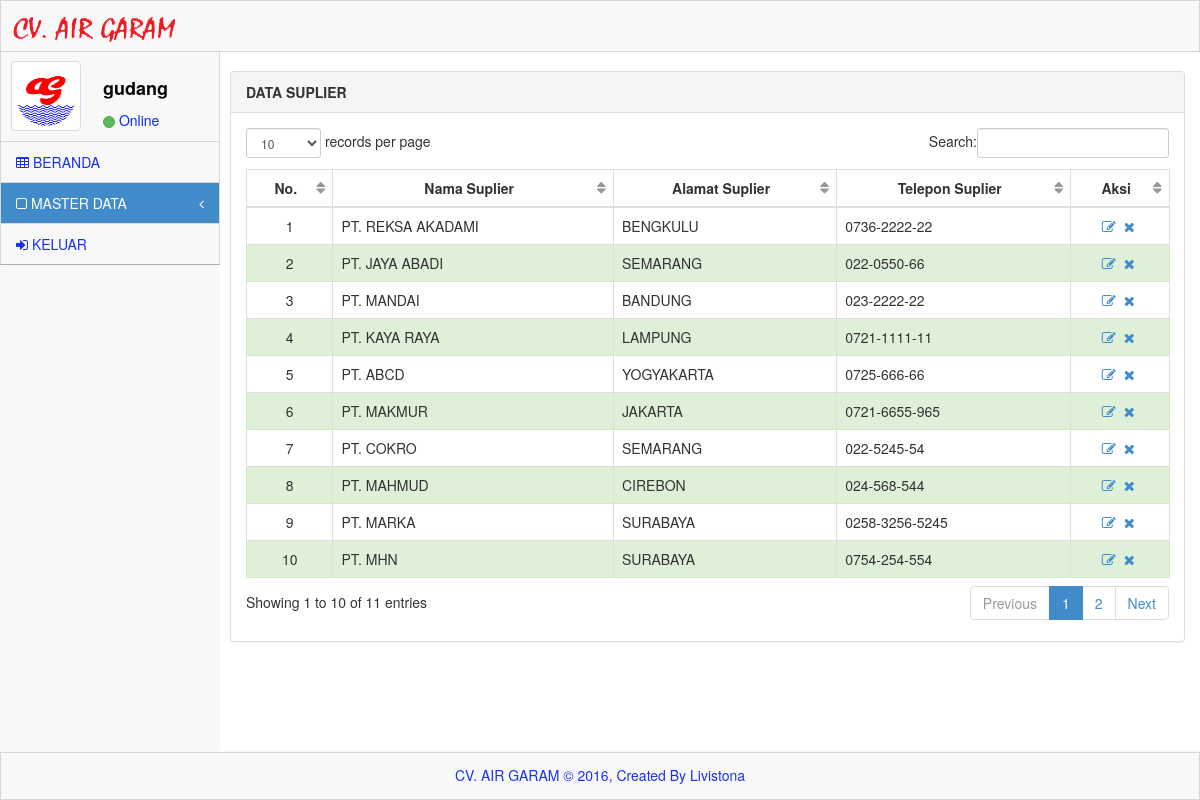
The page /system/index.php?menu=master&sub_menu=suplier (signed in) on the database its author committed.
### tables this page shows
CREATE TABLE IF NOT EXISTS `suplier` (
  `id_suplier` int(10) NOT NULL AUTO_INCREMENT,
  `kode_suplier` varchar(10) DEFAULT NULL,
  `nama_suplier` varchar(50) NOT NULL,
  `alamat_suplier` text NOT NULL,
  `telpon_suplier` varchar(15) DEFAULT NULL,
  PRIMARY KEY (`id_suplier`)
);

### system/menu/suplier.php (the view)
<div id="content">
	<div class="inner" style="min-height: 700px;">
		<br>
                <div class="row">
                <div class="col-lg-12">
                    <div class="panel panel-default">
                        <div class="panel-heading">
                            <b>DATA SUPLIER</b>
                        </div>
                        <div class="panel-body">
                            <div class="table-responsive">
                                <table class="table table-bordered table-hover" id="dataTables-example">
                                    <thead>
                                        <tr align="center">
                                            <th>No.</th>
                                            <th>Nama Suplier</th>
                                            <th>Alamat Suplier</th>
                                            <th>Telepon Suplier</th>
                                            <th>Aksi</th>
                                        </tr>
                                    </thead>
									<tbody>
										<?php
										$i=0;
										$sql = mysql_query("SELECT * FROM suplier");
										while($hasil=mysql_fetch_array($sql)){
										$i+=1;
										$sisa=$i%2;
										if ($sisa == 0)  {
											$class = "class='success'";
										}else {
											$class = "class='gradeX'";
										 }
										?>
                                        <tr <?php echo $class;?> >
                                            <td align="center"><?php echo $i;?></td>
                                            <td><?php echo $hasil['nama_suplier'];?></td>
                                            <td><?php echo $hasil['alamat_suplier'];?></td>
                                            <td><?php echo $hasil['telpon_suplier'];?></td>
                                            <td align="center">
												<a href="index.php?menu=master&sub_menu=suplier_edit&id=<?php echo $hasil['id_suplier'];?>"><i class="icon-edit"></i></a>&nbsp;
												<a href="index.php?menu=master&sub_menu=suplier_delete&id=<?php echo $hasil['id_suplier'];?>" onclick="return confirm('Apakah anda yakin ingin menghapus data ini?')"><i class="icon-remove"></i></a>&nbsp;
											</td>
                                        </tr>
										<?php } ?>
                                    </tbody>
								</table>
                            </div>
                        </div>
                    </div>
                </div>
            </div>
	</div>
</div>
</div>

### system/index.php (shortened to what this page needs)
<?php
	if ($_SESSION['status_user'] == "Aktif") {
	include "header.php";
	include "menu.php";
	$menu		= $_GET['menu'];
	$sub_menu	= $_GET['sub_menu'];
	if($menu=="beranda"){
		if($sub_menu=="beranda"){
			include "menu/beranda.php";
		}
	}
	elseif($menu=="master"){
		if($sub_menu=="karyawan"){
			include "menu/karyawan.php";
		}elseif($sub_menu=="input_karyawan"){
			include "menu/karyawan_input.php";
		}elseif($sub_menu=="karyawan_edit"){
			include "menu/karyawan_edit.php";
		}elseif($sub_menu=="karyawan_delete"){
			include "menu/karyawan_delete.php";
		}elseif($sub_menu=="input_kantor"){
			include "menu/kantor_input.php";
		}elseif($sub_menu=="kantor"){
			include "menu/kantor.php";
		}elseif($sub_menu=="kantor_edit"){
			include "menu/kantor_edit.php";
		}elseif($sub_menu=="kantor_delete"){
			include "menu/kantor_delete.php";
		}elseif($sub_menu=="kendaraan"){
			include "menu/kendaraan.php";
		}elseif($sub_menu=="input_kendaraan"){
			include "menu/kendaraan_input.php";
		}elseif($sub_menu=="kendaraan_edit"){
			include "menu/kendaraan_edit.php";
		}elseif($sub_menu=="kendaraan_delete"){
			include "menu/kendaraan_delete.php";
		}elseif($sub_menu=="input_suplier"){
			include "menu/suplier_input.php";
		}elseif($sub_menu=="suplier"){
			include "menu/suplier.php";
		}elseif($sub_menu=="suplier_edit"){
			include "menu/suplier_edit.php";
		}elseif($sub_menu=="suplier_delete"){
			include "menu/suplier_delete.php";
		}elseif($sub_menu=="barang"){
			include "menu/barang.php";
		}elseif($sub_menu=="input_barang"){
			include "menu/barang_input.php";
		}elseif($sub_menu=="barang_edit"){
			include "menu/barang_edit.php";
		}elseif($sub_menu=="barang_delete"){
			include "menu/barang_delete.php";
		}elseif($sub_menu=="agen"){
			include "menu/agen.php";
		}elseif($sub_menu=="input_agen"){
			include "menu/agen_input.php";
		}elseif($sub_menu=="agen_edit"){
			include "menu/agen_edit.php";
		}elseif($sub_menu=="agen_delete"){
			include "menu/agen_delete.php";
		}elseif($sub_menu=="kanvas"){
			include "menu/kanvas.php";
		}elseif($sub_menu=="input_kanvas"){
			include "menu/kanvas_input.php";
		}elseif($sub_menu=="kanvas_edit"){
			include "menu/kanvas_edit.php";
		}elseif($sub_menu=="kanvas_delete"){
			include "menu/kanvas_delete.php";
		}elseif($sub_menu=="gudang"){
			include "menu/gudang.php";
		}elseif($sub_menu=="user_edit"){
			include "menu/user_edit.php";
		}elseif($sub_menu=="user_delete"){
			include "menu/user_delete.php";
		}elseif($sub_menu=="user"){
			include "menu/user.php";
		}elseif($sub_menu=="input_user"){
			include "menu/user_input.php";
		}elseif($sub_menu=="user_edit"){
			include "menu/user_edit.php";
		}elseif($sub_menu=="user_delete"){
			include "menu/user_delete.php";
		}else{
		include "menu/error.php";
		}
	}else{
		include "menu/error.php";
	}
	include "footer.php";
	} else{
		 echo "<script>alert('Anda tidak bisa mengakses halaman ini..')
			   location.href='../index.php'</script>";
	}
?>

### system/header.php (shortened to what this page needs)
<!DOCTYPE html>
 <html lang="en">
<head>
    <link rel="stylesheet" href="assets/plugins/bootstrap/css/bootstrap.css" />
    <link rel="stylesheet" href="assets/css/main.css" />
    <link rel="stylesheet" href="assets/css/theme.css" />
    <link rel="stylesheet" href="assets/css/MoneAdmin.css" />
    <link rel="stylesheet" href="assets/plugins/Font-Awesome/css/font-awesome.css" />
<link href="assets/plugins/dataTables/dataTables.bootstrap.css" rel="stylesheet" />
 <link rel="stylesheet" href="assets/plugins/validationengine/css/validationEngine.jquery.css" />
 <link rel="stylesheet" href="assets/plugins/Font-Awesome/css/font-awesome.css" />
     <link rel="stylesheet" href="assets/plugins/wysihtml5/dist/bootstrap-wysihtml5-0.0.2.css" />
    <link rel="stylesheet" href="assets/css/Markdown.Editor.hack.css" />
    <link rel="stylesheet" href="assets/plugins/CLEditor1_4_3/jquery.cleditor.css" />
    <link rel="stylesheet" href="assets/css/jquery.cleditor-hack.css" />
    <link rel="stylesheet" href="assets/css/bootstrap-wysihtml5-hack.css" />
</head>

### system/menu.php (shortened to what this page needs)
<body class="padTop53 " >
    <div id="wrap">
        <div id="top">
			<nav class="navbar navbar-inverse navbar-fixed-top " style="padding-top: 10px;">
                <header class="navbar-header">
					<a href="index.html" class="navbar-brand">
                    <img src="assets/img/logo2.png" alt="" /></a>
                </header>
            </nav>
		</div>
        <div id="left">
            <div class="media user-media well-small">
                <a class="user-link" href="#">
                    <img class="media-object img-thumbnail user-img" alt="User Picture" src="assets/img/logo.png" style="width: 70px;height: 70px;" />
                </a>
                <br />
                <div class="media-body">
                    <h5 class="media-heading"> <?php echo $_SESSION['username'];?></h5>
                    <ul class="list-unstyled user-info">
                        <li>
                             <a class="btn btn-success btn-xs btn-circle" style="width: 10px;height: 12px;"></a> Online
                        </li>
                    </ul>
                </div>
                <br />
            </div>
            <ul id="menu" class="collapse">
				<li class="panel <?php if($_GET['menu']=="beranda"){echo "active";}?>">
                    <a href="index.php?menu=beranda&sub_menu=beranda" >
                        <i class="icon-table"></i> BERANDA
					</a>
                </li>
				<li class="panel <?php if($_GET['menu']=="master"){echo "active";}?>">
                    <a href="#" data-parent="#menu" data-toggle="collapse" class="accordion-toggle" data-target="#blank-nav">
                        <i class="icon-check-empty"></i> MASTER DATA
						<span class="pull-right">
                            <i class="icon-angle-left"></i>
                        </span>
                    </a>
                </li>
				<li><a href="../keluar.php"><i class="icon-signin"></i> KELUAR </a></li>
			</ul>
		</div>

### system/footer.php (shortened to what this page needs)
    <div id="footer">
        <p>CV. AIR GARAM &copy; 2016, Created By Livistona</p>
    </div>
</body>
</html>

### system/assets/css/main.css (style rules this page uses)
#wrap { margin: 0 auto; }
#footer { height: 48px; background-color: #222222; }
@media (min-width: 768px) { html, body { height: 100%; } }
@media (min-width: 768px) { #wrap { height: auto !important; height: 100%; min-height: 100%; padding: 0 0 48px; margin-bottom: -48px; } }
body.padTop53 { padding-top: 75px; overflow: visible; }
@media (min-width: 802px) { body.padTop53 { padding-top: 51px; } }
#wrap:before, #top:before, .head:before, #footer:before, #wrap:after, #top:after, .head:after, #footer:after { display: table; content: " "; }
#wrap:after, #top:after, .head:after, #footer:after { clear: both; }
#wrap { background-color: #f8f8f8; }
@media (min-width: 768px) { #left { position: relative; float: left; width: 100px; } }
@media (min-width: 768px) { #content { margin-left: 100px; } }
@media (min-width: 768px) { #left { margin-bottom: -10px; } }
@media (min-width: 992px) { #left { width: 220px; } }
@media (min-width: 992px) { #content { margin-left: 220px; } }
#top .navbar { margin-bottom: 0; border:1px solid rgb(216, 215, 215); background-color:#f8f8f8; }
#top .navbar-brand { padding: 0; }
.user-media { display: none; color:#0029FF; border-right:1px solid rgb(216, 215, 215); border-left:1px solid rgb(216, 215, 215); }
@media (min-width: 768px) { .user-media { display: block; } }
@media (min-width: 768px) { .user-media .media-body { display: none; } }
@media (min-width: 768px) { .user-media .user-link { position: relative; display: block; margin-right: auto; margin-left: auto; } }
@media (min-width: 768px) { .user-media .user-link .user-img { margin: 10px auto; } }
@media (min-width: 992px) { .user-media .user-link { float: left; } }
@media (min-width: 992px) { .user-media .user-link .user-img { margin: 10px; } }
@media (min-width: 992px) { .user-media .media-body { display: block; float: left; margin-left: 12px; } }
@media (min-width: 992px) { .user-media .media-body h5.media-heading { font-size: 18px; padding-top: 8px; margin-bottom: 11px; color: #050505; font-weight: bolder; } }
#menu { position: relative; overflow: hidden; border-right:1px solid rgb(216, 215, 215); border-left:1px solid rgb(216, 215, 215); background-color:#f8f8f8; border-bottom: 1px solid rgba(0, 0, 0, 0.3); -webkit-box-shadow: 0 1px 0 rgba(255, 255, 255, 0.05); box-shadow: 0 1px 0 rgba(255, 255, 255, 0.05); }
#menu, #menu ul { padding: 0; margin: 0; list-style: none; }
@media (min-width: 768px) { #menu.collapse { display: inherit !important; } }
#menu > li { position: relative; display: block; margin: 0; border-width: 0; border-radius: 0; }
#menu > li > a { position: relative; display: block; padding: 10px 15px; color: #1933EC; border-top:1px solid rgb(216, 215, 215); }
#menu > li.active > a { color: #fff; background-color: #428bca; }
#menu > li.panel { background-color: transparent; }
#menu li > a { text-decoration: none; }
#menu > li.active > a { position: relative; }
@media (min-width: 768px) { .mini-sidebar #menu > li > a, #menu > li > a { text-align: center; } }
@media (min-width: 768px) { .mini-sidebar #menu > li > a > i, #menu > li > a > i { display: block; font-size: 20px; } }
@media (min-width: 768px) { #menu:after, .mini-sidebar #menu:after { position: absolute; top: 0; right: 0; bottom: 0; left: 0; display: block; width: 0; -webkit-box-shadow: 97px 1px 5px 2px rgba(0, 0, 0, 0.6); box-shadow: 97px 1px 5px 2px rgba(0, 0, 0, 0.6); } }
@media (min-width: 992px) { #menu > li > a { text-align: left; } }
@media (min-width: 992px) { #menu > li > a > i { display: inline; font-size: 14px; } }
@media (min-width: 992px) { #menu:after { -webkit-box-shadow: 217px 1px 5px 2px rgba(0, 0, 0, 0.6); box-shadow: 217px 1px 5px 2px rgba(0, 0, 0, 0.6); } }
#content { -webkit-transition: margin 0.4s; transition: margin 0.4s; }
.inner { position: relative; min-height: 1px; padding-right: 15px; padding-left: 10px; background: #fff; border: 0px solid #e4e4e4; min-height:1200px; }
@media (min-width: 768px) { .inner { float: left; width: 100%; } }
.inner .row { margin-right: -15px; margin-left: -15px; }
#footer { margin: 0 auto; color: #1933EC; background-color:#f8f8f8; border:1px solid rgb(216, 215, 215); }
#footer p { padding: 12px 0 0; text-align: center; }
.btn-circle { width: 40px; height: 40px; padding: 8px 10px; border-radius: 500px; }
.btn-circle.btn-xs { width: 20px; height: 20px; padding: 0 5px; }

### rows shown on the page
suplier: nama_suplier "PT. REKSA AKADAMI", alamat_suplier "BENGKULU", telpon_suplier "0736-2222-22"
suplier: nama_suplier "PT. JAYA ABADI", alamat_suplier "SEMARANG", telpon_suplier "022-0550-66"
suplier: nama_suplier "PT. MANDAI", alamat_suplier "BANDUNG", telpon_suplier "023-2222-22"
suplier: nama_suplier "PT. KAYA RAYA", alamat_suplier "LAMPUNG", telpon_suplier "0721-1111-11"
suplier: nama_suplier "PT. ABCD", alamat_suplier "YOGYAKARTA", telpon_suplier "0725-666-66"
suplier: nama_suplier "PT. MAKMUR", alamat_suplier "JAKARTA", telpon_suplier "0721-6655-965"
suplier: nama_suplier "PT. COKRO", alamat_suplier "SEMARANG", telpon_suplier "022-5245-54"
suplier: nama_suplier "PT. MAHMUD", alamat_suplier "CIREBON", telpon_suplier "024-568-544"
suplier: nama_suplier "PT. MARKA", alamat_suplier "SURABAYA", telpon_suplier "0258-3256-5245"
suplier: nama_suplier "PT. MHN", alamat_suplier "SURABAYA", telpon_suplier "0754-254-554"

### other values the page prints
$_SESSION['username'] "gudang"
